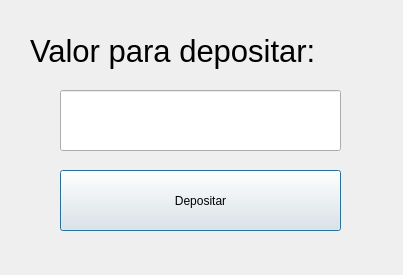
<?xml version="1.0" encoding="UTF-8"?>
<ui version="4.0">
 <class>telaDeposito</class>
 <widget class="QDialog" name="telaDeposito">
  <property name="geometry">
   <rect>
    <x>0</x>
    <y>0</y>
    <width>403</width>
    <height>275</height>
   </rect>
  </property>
  <property name="windowTitle">
   <string>Dialog</string>
  </property>
  <widget class="QLabel" name="label">
   <property name="geometry">
    <rect>
     <x>30</x>
     <y>30</y>
     <width>341</width>
     <height>41</height>
    </rect>
   </property>
   <property name="font">
    <font>
     <pointsize>23</pointsize>
    </font>
   </property>
   <property name="text">
    <string>Valor para depositar:</string>
   </property>
  </widget>
  <widget class="QLineEdit" name="txt_valor">
   <property name="geometry">
    <rect>
     <x>60</x>
     <y>90</y>
     <width>281</width>
     <height>61</height>
    </rect>
   </property>
  </widget>
  <widget class="QPushButton" name="btn_depositar">
   <property name="geometry">
    <rect>
     <x>60</x>
     <y>170</y>
     <width>281</width>
     <height>61</height>
    </rect>
   </property>
   <property name="text">
    <string>Depositar</string>
   </property>
  </widget>
 </widget>
 <resources/>
 <connections/>
</ui>
